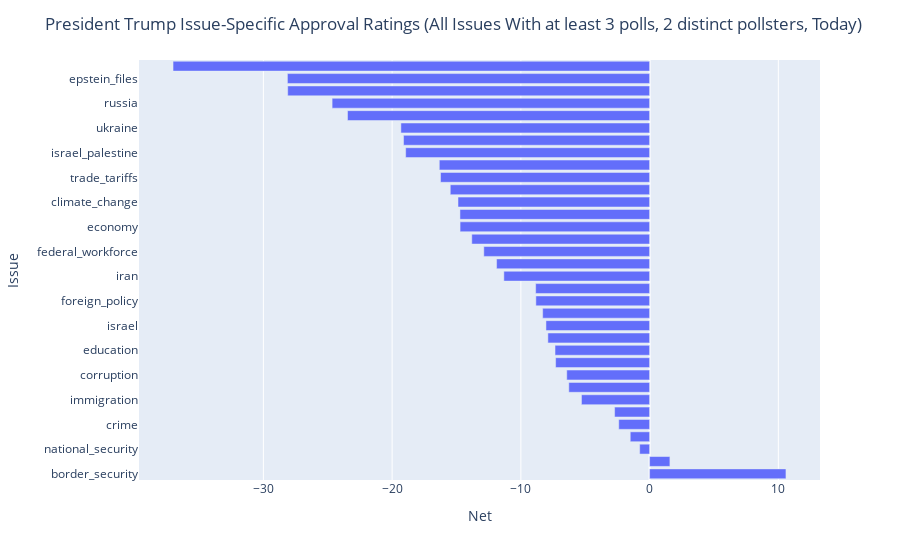

The notebook cell this image was saved under:
### Code cell
fig = px.bar(all_qual_issues_approval, x='net', y='issue')
fig.update_layout(
    title='President Trump Issue-Specific Approval Ratings (All Issues With at least 3 polls, 2 distinct pollsters, Today)',
    xaxis_title='Net',
    yaxis_title='Issue',
    legend_title='Legend',
)
fig.show()

### Figure 1 — Plotly figure (JSON) as saved in the notebook; plotly's stock layout.template omitted (floating-point values rounded to 4 significant figures)
{"data": [{"hovertemplate": "net=%{x}<br>issue=%{y}<extra></extra>", "legendgroup": "", "marker": {"color": "#636efa", "pattern": {"shape": ""}}, "name": "", "orientation": "h", "showlegend": false, "textposition": "auto", "type": "bar", "x": [10.59, 1.577, -0.7705, -1.503, -2.396, -2.718, -5.292, -6.274, -6.435, -7.3, -7.346, -7.901, -8.051, -8.307, -8.835, -8.85, -11.32, -11.89, -12.88, -13.81, -14.72, -14.73, -14.88, -15.48, -16.24, -16.34, -18.95, -19.11, -19.32, -23.47, -24.66, -28.11, -28.13, -37.02], "xaxis": "x", "y": ["border_security", "democracy", "national_security", "taxes", "crime", "energy", "immigration", "govt_management", "corruption", "environment", "education", "deportations", "israel", "national_debt", "foreign_policy", "disaster_relief", "iran", "israel_iran_conflict", "federal_workforce", "healthcare", "economy", "abortion", "climate_change", "guns", "trade_tariffs", "civil_rights", "israel_palestine", "govt_spending", "ukraine", "race_relations", "russia", "inflation", "epstein_files", "unity"], "yaxis": "y"}], "layout": {"barmode": "relative", "legend": {"title": {"text": "Legend"}, "tracegroupgap": 0}, "margin": {"t": 60}, "title": {"text": "President Trump Issue-Specific Approval Ratings (All Issues With at least 3 polls, 2 distinct pollsters, Today)"}, "xaxis": {"anchor": "y", "domain": [0, 1], "title": {"text": "Net"}}, "yaxis": {"anchor": "x", "domain": [0, 1], "title": {"text": "Issue"}}}}
